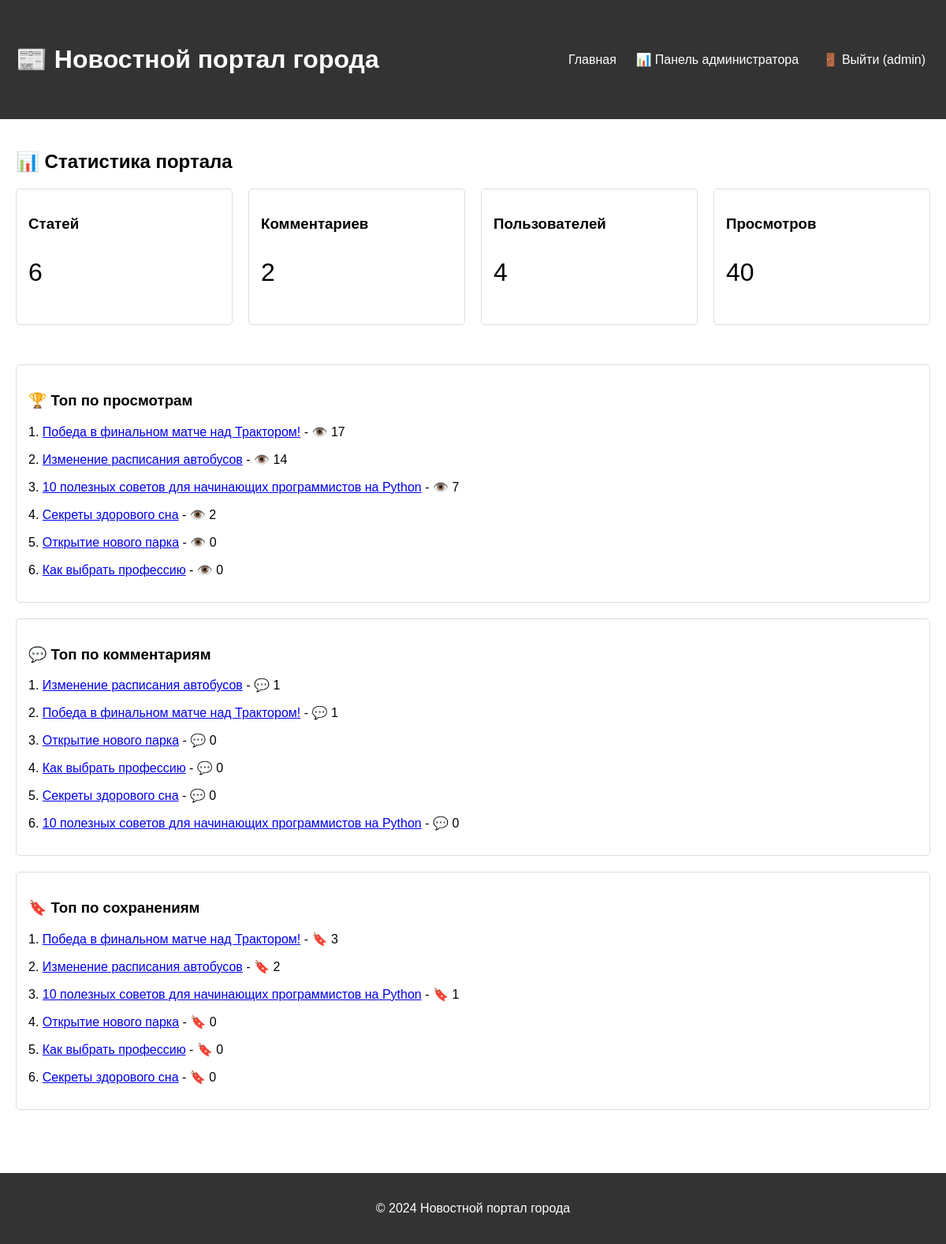
The app's page /dashboard/statistics/ (signed in) with its own data.
### portal/models.py (models this page shows, shortened)
class Article(models.Model):
    TYPE_CHOICES = [
        ('news', 'Новость'),
        ('article', 'Статья'),
    ]
    title = models.CharField(max_length=200, verbose_name='Заголовок')
    content = models.TextField(verbose_name='Содержание')
    article_type = models.CharField(max_length=10, choices=TYPE_CHOICES, default='news', verbose_name='Тип')
    author = models.ForeignKey(User, on_delete=models.CASCADE, verbose_name='Автор')
    created_at = models.DateTimeField(auto_now_add=True, verbose_name='Дата создания')
    views_count = models.IntegerField(default=0, verbose_name='Просмотры')
    saves_count = models.IntegerField(default=0, verbose_name='Сохранения')
    is_published = models.BooleanField(default=True, verbose_name='Опубликовано')
    class Meta:
        verbose_name = 'Статья'
        verbose_name_plural = 'Статьи'
        ordering = ['-created_at']

### portal/views.py (the view)
# urls.py: path('dashboard/statistics/', views.statistics_view, name='statistics'),
@login_required
@user_passes_test(is_admin)
def statistics_view(request):
    top_by_views = Article.objects.filter(is_published=True).order_by('-views_count')[:10]
    top_by_comments = Article.objects.filter(is_published=True).annotate(
        comment_count=Count('comments')
    ).order_by('-comment_count')[:10]
    top_by_saves = Article.objects.filter(is_published=True).order_by('-saves_count')[:10]
    context = {
        'top_by_views': top_by_views,
        'top_by_comments': top_by_comments,
        'top_by_saves': top_by_saves,
        'total_articles': Article.objects.count(),
        'total_comments': Comment.objects.count(),
        'total_users': User.objects.count(),
        'total_views': sum(a.views_count for a in Article.objects.all()),
    }
    return render(request, 'portal/statistics.html', context)

### portal/context_processors.py (called while the page is built)
def site_settings(request):
    settings, created = SiteSettings.objects.get_or_create(id=1)
    return {'site_settings': settings}

### portal/views.py (called while the page is built)
def is_admin(user):
    return user.is_authenticated and user.is_staff

### templates/portal/statistics.html (shortened to what this page needs)
{% extends 'base.html' %}
{% block content %}
    <h2>📊 Статистика портала</h2>
    <div class="stats-grid">
        <div class="card"><h3>Статей</h3><p style="font-size: 32px;">{{ total_articles }}</p></div>
        <div class="card"><h3>Комментариев</h3><p style="font-size: 32px;">{{ total_comments }}</p></div>
        <div class="card"><h3>Пользователей</h3><p style="font-size: 32px;">{{ total_users }}</p></div>
        <div class="card"><h3>Просмотров</h3><p style="font-size: 32px;">{{ total_views }}</p></div>
    </div>
    <div class="card">
        <h3>🏆 Топ по просмотрам</h3>
        {% for a in top_by_views %}
            <p>{{ forloop.counter }}. <a href="{% url 'article_detail' a.id %}">{{ a.title }}</a> - 👁️ {{ a.views_count }}</p>
        {% endfor %}
    </div>
    <div class="card">
        <h3>💬 Топ по комментариям</h3>
        {% for a in top_by_comments %}
            <p>{{ forloop.counter }}. <a href="{% url 'article_detail' a.id %}">{{ a.title }}</a> - 💬 {{ a.comment_count }}</p>
        {% endfor %}
    </div>
    <div class="card">
        <h3>🔖 Топ по сохранениям</h3>
        {% for a in top_by_saves %}
            <p>{{ forloop.counter }}. <a href="{% url 'article_detail' a.id %}">{{ a.title }}</a> - 🔖 {{ a.saves_count }}</p>
        {% endfor %}
    </div>
{% endblock %}

### templates/base.html (shortened to what this page needs)
<!DOCTYPE html>
<html lang="ru">
<head>
</head>
<body>
    <header>
    <div class="container">
        <h1>📰 Новостной портал города</h1>
        <nav>
            <a href="/">Главная</a>
            {% if user.is_authenticated %}
                {% if user.is_staff %}
                    <a href="/dashboard/">📊 Панель администратора</a>
                {% endif %}
                <form action="{% url 'logout' %}" method="post" style="display: inline; margin-left: 20px;">
                    <button type="submit" style="background: none; border: none; color: white; cursor: pointer; font-size: 16px;">
                        🚪 Выйти ({{ user.username }})
                    </button>
                </form>
            {% else %}
                <a href="{% url 'login' %}">🔐 Войти</a>
                <a href="/admin/">🔧 Админка Django</a>
            {% endif %}
        </nav>
    </div>
    </header>
    <div class="container">
        {% block content %}{% endblock %}
    </div>
    <footer>
        <p>&copy; 2024 Новостной портал города</p>
    </footer>
</body>
</html>

### records on screen
Article: title "Победа в финальном матче над Трактором!", views_count "17", comment_count "1", saves_count "3"
Article: title "Изменение расписания автобусов", views_count "14", comment_count "1", saves_count "2"
Article: title "10 полезных советов для начинающих программистов на Python", views_count "7", comment_count "0", saves_count "1"
Article: title "Секреты здорового сна", views_count "2", comment_count "0", saves_count "0"
Article: title "Открытие нового парка", views_count "0", comment_count "0", saves_count "0"
Article: title "Как выбрать профессию", views_count "0", comment_count "0", saves_count "0"

### other values on screen
{{ user.username }} "admin"
{{ total_articles }} "6"
{{ total_comments }} "2"
{{ total_users }} "4"
{{ total_views }} "40"
